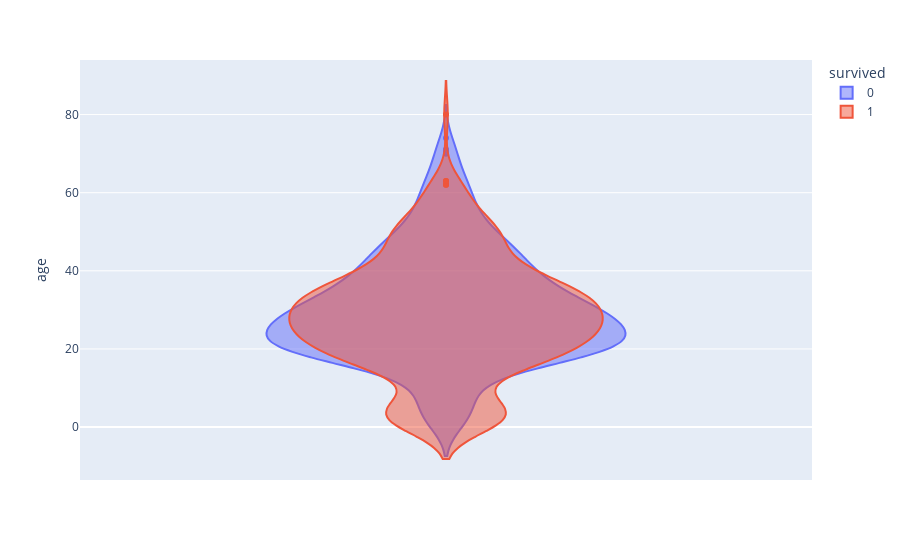

Source (notebook cell):
### Markdown cell above
## 9. Is there something particular between the age of the people and the variable Survived?

### Code cell
fig = px.violin(
    df, y="age", 
    color="survived", 
    violinmode="overlay"
)

fig.show()

### Figure 1 — Plotly figure (JSON) as saved in the notebook; plotly's stock layout.template omitted (floating-point values rounded to 4 significant figures; data arrays with more than 128 entries replaced by an {"elided": "..."} marker saying what was removed)
{"data": [{"alignmentgroup": "True", "box": {"visible": false}, "hovertemplate": "survived=0<br>age=%{y}<extra></extra>", "legendgroup": "0", "marker": {"color": "#636efa"}, "name": "0", "offsetgroup": "0", "orientation": "v", "scalegroup": "True", "showlegend": true, "type": "violin", "x0": " ", "xaxis": "x", "y": {"elided": "549 float values"}, "y0": " ", "yaxis": "y"}, {"alignmentgroup": "True", "box": {"visible": false}, "hovertemplate": "survived=1<br>age=%{y}<extra></extra>", "legendgroup": "1", "marker": {"color": "#EF553B"}, "name": "1", "offsetgroup": "1", "orientation": "v", "scalegroup": "True", "showlegend": true, "type": "violin", "x0": " ", "xaxis": "x", "y": {"elided": "342 float values"}, "y0": " ", "yaxis": "y"}], "layout": {"legend": {"title": {"text": "survived"}, "tracegroupgap": 0}, "margin": {"t": 60}, "violinmode": "overlay", "xaxis": {"anchor": "y", "domain": [0, 1]}, "yaxis": {"anchor": "x", "domain": [0, 1], "title": {"text": "age"}}}}
